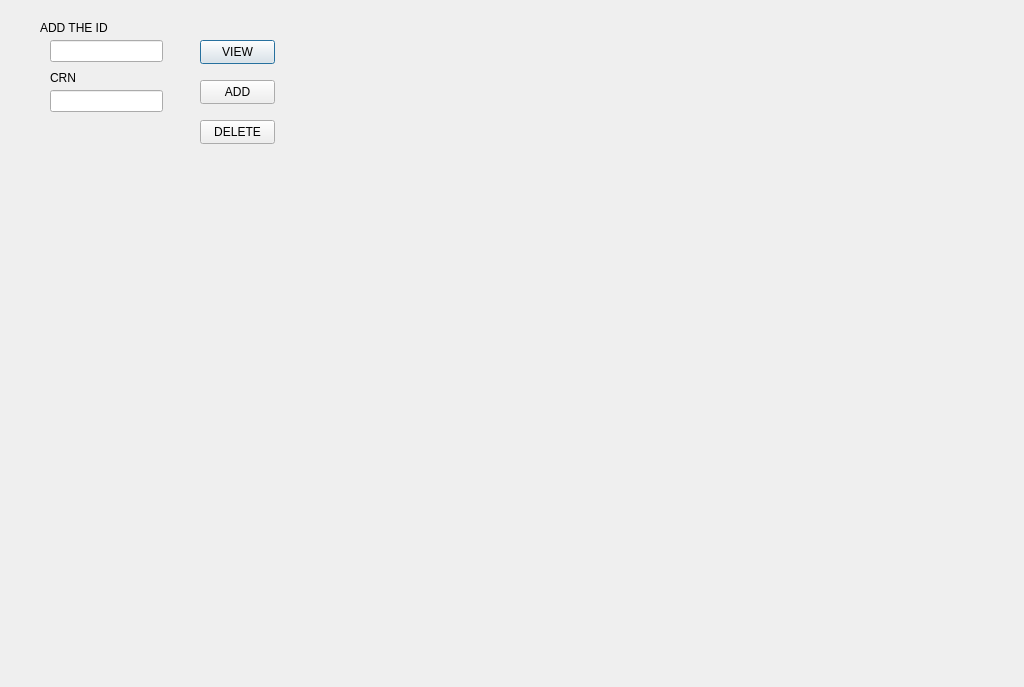
<?xml version="1.0" encoding="UTF-8"?>
<ui version="4.0">
 <class>admin_student_management</class>
 <widget class="QDialog" name="admin_student_management">
  <property name="geometry">
   <rect>
    <x>0</x>
    <y>0</y>
    <width>1024</width>
    <height>687</height>
   </rect>
  </property>
  <property name="windowTitle">
   <string>Dialog</string>
  </property>
  <widget class="QLineEdit" name="StudentID">
   <property name="geometry">
    <rect>
     <x>50</x>
     <y>40</y>
     <width>113</width>
     <height>22</height>
    </rect>
   </property>
  </widget>
  <widget class="QPushButton" name="VIEW">
   <property name="geometry">
    <rect>
     <x>200</x>
     <y>40</y>
     <width>75</width>
     <height>24</height>
    </rect>
   </property>
   <property name="text">
    <string>VIEW</string>
   </property>
  </widget>
  <widget class="QLabel" name="label">
   <property name="geometry">
    <rect>
     <x>40</x>
     <y>20</y>
     <width>151</width>
     <height>16</height>
    </rect>
   </property>
   <property name="text">
    <string>ADD THE ID </string>
   </property>
  </widget>
  <widget class="QPushButton" name="ADD">
   <property name="geometry">
    <rect>
     <x>200</x>
     <y>80</y>
     <width>75</width>
     <height>24</height>
    </rect>
   </property>
   <property name="text">
    <string>ADD</string>
   </property>
  </widget>
  <widget class="QPushButton" name="DELETE">
   <property name="geometry">
    <rect>
     <x>200</x>
     <y>120</y>
     <width>75</width>
     <height>24</height>
    </rect>
   </property>
   <property name="text">
    <string>DELETE</string>
   </property>
  </widget>
  <widget class="QLineEdit" name="COURSE_CRN">
   <property name="geometry">
    <rect>
     <x>50</x>
     <y>90</y>
     <width>113</width>
     <height>22</height>
    </rect>
   </property>
  </widget>
  <widget class="QLabel" name="label_2">
   <property name="geometry">
    <rect>
     <x>50</x>
     <y>70</y>
     <width>49</width>
     <height>16</height>
    </rect>
   </property>
   <property name="text">
    <string>CRN </string>
   </property>
  </widget>
 </widget>
 <resources/>
 <connections/>
</ui>
